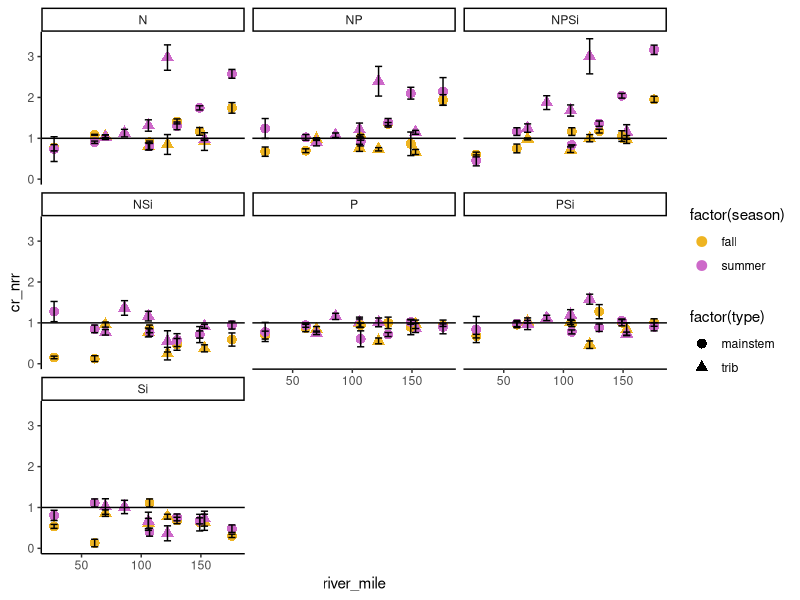
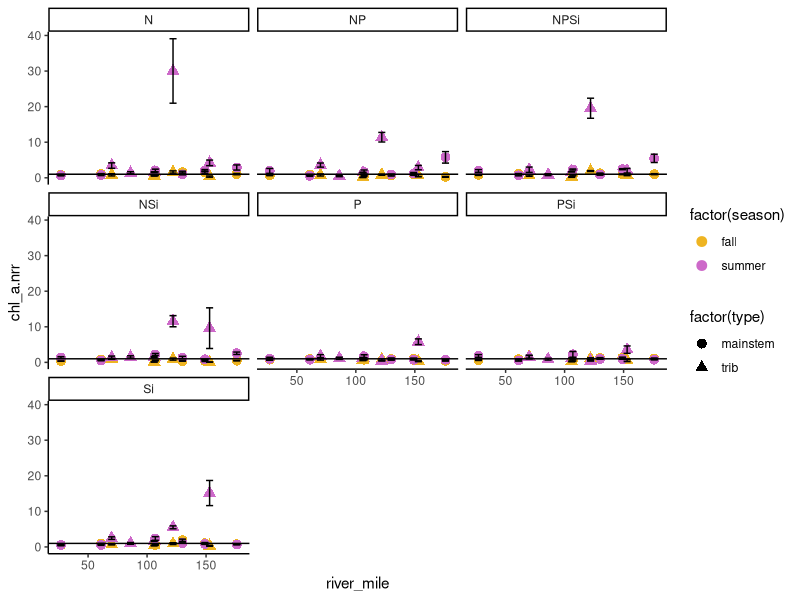

These figures' R source, in order:
library(ggplot2)
library(plyr)
library(dplyr)
library(gridExtra)

#data (created in "all sites" by combining NDS files and water chem file)
nds_chem<-read.csv("NDS_chem_all.csv")

nds_chem$river_mile<-ifelse(nds_chem$stream=="ahtanum", 106, nds_chem$river_mile)

N<-subset(nds_chem, N==1)
sponge<-subset(nds_chem, top=="sponge")
glass<-subset(nds_chem, top =="glass")

#summaries
sum_s<-ddply(sponge, c("stream", "nutrient", "season", "river_mile", "top", "type"), summarise, cr=mean(cr.area, na.rm=T), 
               cr_nrr=mean(cr.nrr, na.rm=T), se_cr=(sd(cr.area, na.rm=T)/sqrt(sum(!is.na(cr.area)))),
               se_cr_nrr=(sd(cr.nrr, na.rm=T)/sqrt(sum(!is.na(cr.nrr)))))

sum_g<-ddply(glass, c("stream", "nutrient", "season", "river_mile", "top","type"), summarise, gpp=mean(gpp.area, na.rm=T),
               chl_a=mean(chla, na.rm=T), chl_a.nrr=mean(chla.nrr, na.rm=T), gpp.nrr=mean(gpp.nrr, na.rm=T), 
               se_gpp=(sd(gpp.area, na.rm=T)/sqrt(sum(!is.na(gpp.area)))), 
               se_chla=(sd(chla, na.rm=T)/sqrt(sum(!is.na(chla)))), 
               se_chla_nrr=(sd(chla.nrr, na.rm=T)/sqrt(sum(!is.na(chla.nrr)))))

#Figures with river mile
ggplot(subset(sum_s, !(nutrient=="control")),aes(x=river_mile, y=cr_nrr))+geom_point(aes(color=factor(season), shape=factor(type)), size=3)+
  theme_classic()+  facet_wrap(~nutrient)+geom_errorbar(aes(ymin=cr_nrr-se_cr_nrr, ymax=cr_nrr+se_cr_nrr), width=6)+
  scale_color_manual(values=c("goldenrod2", "orchid3"))+geom_hline(yintercept = 1)

ggplot(subset(sum_g, !(nutrient=="control")),aes(x=river_mile, y=chl_a.nrr))+geom_point(aes(color=factor(season), shape=factor(type)), size=3)+
  theme_classic()+  facet_wrap(~nutrient)+geom_errorbar(aes(ymin=chl_a.nrr-se_chla_nrr, ymax=chl_a.nrr+se_chla_nrr), width=6)+
  scale_color_manual(values=c("goldenrod2", "orchid3"))+geom_hline(yintercept = 1)

  